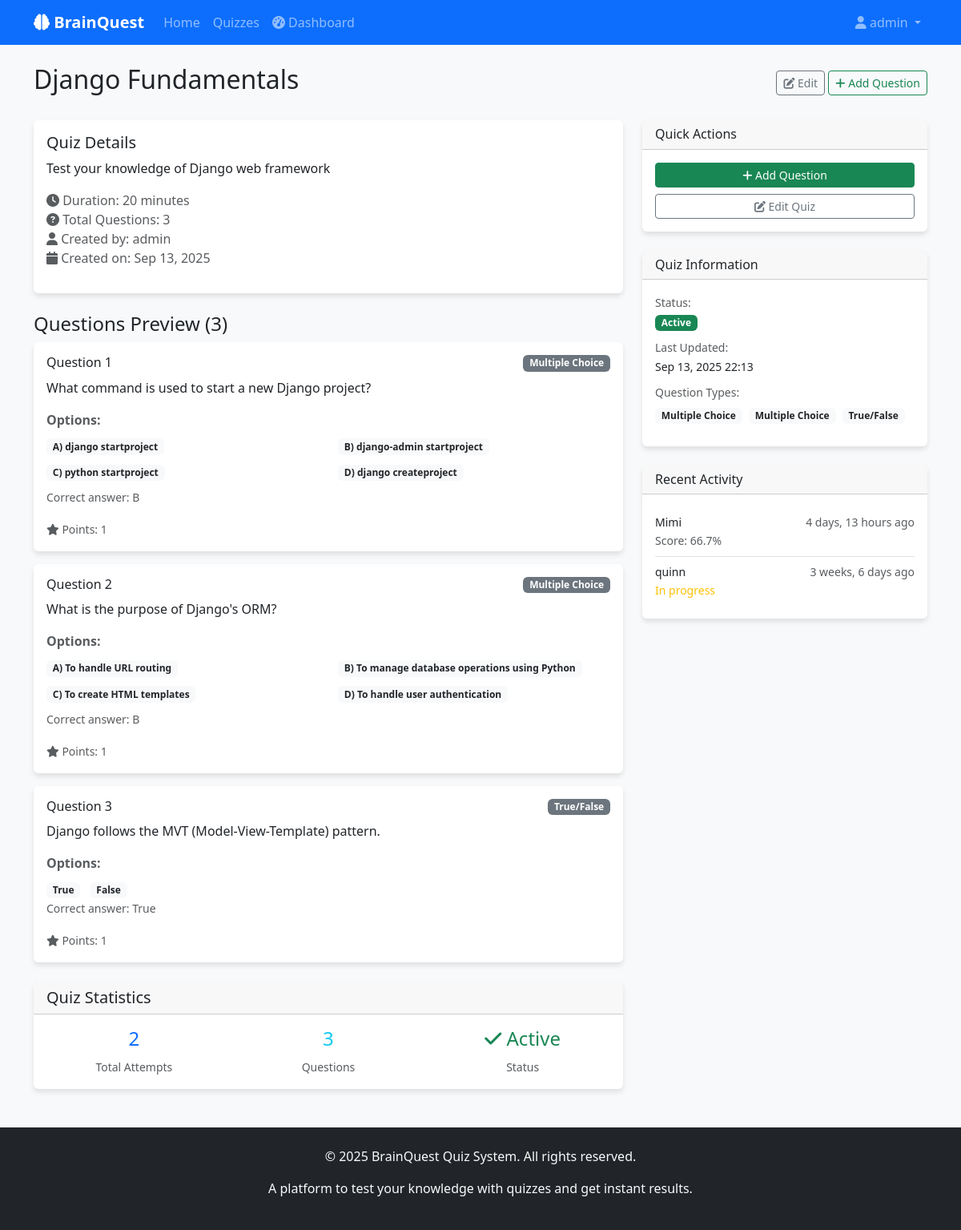
The page /quizzes/2/ (signed in) on the database its author committed.
### users/models.py (models this page shows, shortened)
class CustomUser(AbstractUser):
    ROLE_CHOICES = (
        ('admin', 'Admin'),
        ('user', 'User'),
    )
    role = models.CharField(max_length=10, choices=ROLE_CHOICES, default='user')
    created_at = models.DateTimeField(auto_now_add=True)
    updated_at = models.DateTimeField(auto_now=True)

### quizzes/models.py (models this page shows, shortened)
class Quiz(models.Model):
    title = models.CharField(max_length=200)
    description = models.TextField(blank=True)
    duration = models.PositiveIntegerField(help_text="Duration in minutes")
    created_by = models.ForeignKey(User, on_delete=models.CASCADE, related_name='quizzes_created')
    created_at = models.DateTimeField(auto_now_add=True)
    updated_at = models.DateTimeField(auto_now=True)
    is_active = models.BooleanField(default=True)
    class Meta:
        verbose_name_plural = "Quizzes"
        ordering = ['-created_at']

class Question(models.Model):
    QUESTION_TYPES = (
        ('mcq', 'Multiple Choice'),
        ('true_false', 'True/False'),
        ('short_answer', 'Short Answer'),
    )
    quiz = models.ForeignKey(Quiz, on_delete=models.CASCADE, related_name='questions')
    question_text = models.TextField()
    question_type = models.CharField(max_length=20, choices=QUESTION_TYPES, default='mcq')
    option_a = models.CharField(max_length=200, blank=True)
    option_b = models.CharField(max_length=200, blank=True)
    option_c = models.CharField(max_length=200, blank=True)
    option_d = models.CharField(max_length=200, blank=True)
    correct_option = models.CharField(max_length=1, choices=(
        ('a', 'A'),
        ('b', 'B'),
        ('c', 'C'),
        ('d', 'D'),
    ), blank=True)
    correct_answer = models.TextField(blank=True, help_text="For short answer questions")
    points = models.PositiveIntegerField(default=1)
    created_at = models.DateTimeField(auto_now_add=True)
    class Meta:
        ordering = ['created_at']

### results/models.py (models this page shows, shortened)
class QuizSubmission(models.Model):
    user = models.ForeignKey(User, on_delete=models.CASCADE, related_name='quiz_submissions')
    quiz = models.ForeignKey(Quiz, on_delete=models.CASCADE, related_name='submissions')
    score = models.FloatField(default=0)
    total_questions = models.PositiveIntegerField(default=0)
    correct_answers = models.PositiveIntegerField(default=0)
    started_at = models.DateTimeField(auto_now_add=True)
    completed_at = models.DateTimeField(null=True, blank=True)
    is_completed = models.BooleanField(default=False)
    class Meta:
        ordering = ['-started_at']

### quizzes/views.py (the view)
# urls.py: path('<int:quiz_id>/', views.quiz_detail, name='quiz_detail'),
@login_required
def quiz_detail(request, quiz_id):
    quiz = get_object_or_404(Quiz, id=quiz_id, is_active=True)
    questions = quiz.questions.all()
    return render(request, 'quizzes/quiz_detail.html', {'quiz': quiz, 'questions': questions})

### templates/quizzes/quiz_detail.html (shortened to what this page needs)
{% extends 'base.html' %}
{% block content %}
<div class="d-flex justify-content-between align-items-center mb-4">
    <h2>{{ quiz.title }}</h2>
    {% if user.is_authenticated and user.is_staff or user.role == 'admin' %}
    <div>
        <a href="{% url 'quizzes:quiz_edit' quiz.id %}" class="btn btn-outline-secondary btn-sm">
            <i class="fas fa-edit"></i> Edit
        </a>
        <a href="{% url 'quizzes:question_create' quiz.id %}" class="btn btn-outline-success btn-sm">
            <i class="fas fa-plus"></i> Add Question
        </a>
    </div>
    {% endif %}
</div>
<div class="row">
    <div class="col-md-8">
        <div class="card mb-4">
            <div class="card-body">
                <h5 class="card-title">Quiz Details</h5>
                {% if quiz.description %}
                <p class="card-text">{{ quiz.description }}</p>
                {% endif %}
                <p class="text-muted">
                    <i class="fas fa-clock"></i> Duration: {{ quiz.duration }} minutes
                    <br>
                    <i class="fas fa-question-circle"></i> Total Questions: {{ questions.count }}
                    <br>
                    <i class="fas fa-user"></i> Created by: {{ quiz.created_by.username }}
                    <br>
                    <i class="fas fa-calendar"></i> Created on: {{ quiz.created_at|date:"M d, Y" }}
                </p>
            </div>
        </div>
        <h4>Questions Preview ({{ questions.count }})</h4>
        {% if user.is_authenticated and user.is_staff or user.role == 'admin' %}
            {% for question in questions %}
            <div class="card mb-3">
                <div class="card-body">
                    <div class="d-flex justify-content-between align-items-start mb-2">
                        <h6 class="card-title mb-0">Question {{ forloop.counter }}</h6>
                        <span class="badge bg-secondary">{{ question.get_question_type_display }}</span>
                    </div>
                    <p class="card-text">{{ question.question_text }}</p>
                    {% if question.question_type == 'mcq' %}
                    <div class="options-container mt-3">
                        <p class="text-muted mb-2"><strong>Options:</strong></p>
                        <div class="row">
                            {% if question.option_a %}
                            <div class="col-md-6 mb-2">
                                <span class="badge bg-light text-dark">A) {{ question.option_a }}</span>
                            </div>
                            {% endif %}
                            {% if question.option_b %}
                            <div class="col-md-6 mb-2">
                                <span class="badge bg-light text-dark">B) {{ question.option_b }}</span>
                            </div>
                            {% endif %}
                            {% if question.option_c %}
                            <div class="col-md-6 mb-2">
                                <span class="badge bg-light text-dark">C) {{ question.option_c }}</span>
                            </div>
                            {% endif %}
                            {% if question.option_d %}
                            <div class="col-md-6 mb-2">
                                <span class="badge bg-light text-dark">D) {{ question.option_d }}</span>
                            </div>
                            {% endif %}
                        </div>
                        <small class="text-muted">Correct answer: {{ question.correct_option|upper }}</small>
                    </div>
                    {% elif question.question_type == 'true_false' %}
                    <div class="options-container mt-3">
                        <p class="text-muted mb-2"><strong>Options:</strong></p>
                        <div>
                            <span class="badge bg-light text-dark me-2">True</span>
                            <span class="badge bg-light text-dark">False</span>
                        </div>
                        <small class="text-muted">Correct answer: {% if question.correct_option == 'a' %}True{% else %}False{% endif %}</small>
                    </div>
                    {% elif question.question_type == 'short_answer' %}
                    <div class="short-answer-container mt-3">
                        <p class="text-muted"><strong>Type:</strong> Short Answer</p>
                        <small class="text-muted">Expected answer: {{ question.correct_answer }}</small>
                    </div>
                    {% endif %}
                    <div class="mt-3">
                        <small class="text-muted">
                            <i class="fas fa-star"></i> Points: {{ question.points }}
                        </small>
                    </div>
                </div>
            </div>
            {% empty %}
            <div class="alert alert-info">
                <i class="fas fa-info-circle"></i> No questions added yet.
                <a href="{% url 'quizzes:question_create' quiz.id %}" class="alert-link">Add the first question!</a>
            </div>
            {% endfor %}
        {% endif %}
        {% if user.is_authenticated and user.is_staff or user.role == 'admin' %}
        <div class="card mt-4">
            <div class="card-header">
                <h5 class="mb-0">Quiz Statistics</h5>
            </div>
            <div class="card-body">
                <div class="row text-center">
                    <div class="col-md-4">
                        <div class="h4 text-primary">{{ quiz.submissions.count }}</div>
                        <small class="text-muted">Total Attempts</small>
                    </div>
                    <div class="col-md-4">
                        <div class="h4 text-info">{{ questions.count }}</div>
                        <small class="text-muted">Questions</small>
                    </div>
                    <div class="col-md-4">
                        <div class="h4 text-success">
                            {% if quiz.is_active %}
                            <i class="fas fa-check text-success"></i> Active
                            {% else %}
                            <i class="fas fa-times text-secondary"></i> Inactive
                            {% endif %}
                        </div>
                        <small class="text-muted">Status</small>
                    </div>
                </div>
            </div>
        </div>
        {% endif %}
    </div>
    <div class="col-md-4">
        {% if user.is_authenticated and user.is_staff or user.role == 'admin' %}
        <div class="card mb-4">
            <div class="card-header">
                <h6 class="mb-0">Quick Actions</h6>
            </div>
            <div class="card-body">
                <div class="d-grid gap-2">
                    <a href="{% url 'quizzes:question_create' quiz.id %}" class="btn btn-success btn-sm">
                        <i class="fas fa-plus"></i> Add Question
                    </a>
                    <a href="{% url 'quizzes:quiz_edit' quiz.id %}" class="btn btn-outline-secondary btn-sm">
                        <i class="fas fa-edit"></i> Edit Quiz
                    </a>
                </div>
            </div>
        </div>
        {% endif %}
        <div class="card mb-4">
            <div class="card-header">
                <h6 class="mb-0">Quiz Information</h6>
            </div>
            <div class="card-body">
                <div class="mb-2">
                    <small class="text-muted">Status:</small>
                    <br>
                    <span class="badge {% if quiz.is_active %}bg-success{% else %}bg-secondary{% endif %}">
                        {% if quiz.is_active %}Active{% else %}Inactive{% endif %}
                    </span>
                </div>
                <div class="mb-2">
                    <small class="text-muted">Last Updated:</small>
                    <br>
                    <small>{{ quiz.updated_at|date:"M d, Y H:i" }}</small>
                </div>
                <div class="mb-2">
                    <small class="text-muted">Question Types:</small>
                    <br>
                    <div class="mt-1">
                        {% for question in questions %}
                            <span class="badge bg-light text-dark me-1 mb-1">{{ question.get_question_type_display }}</span>
                        {% empty %}
                            <small class="text-muted">No questions yet</small>
                        {% endfor %}
                    </div>
                </div>
            </div>
        </div>
        {% if user.is_authenticated and user.is_staff or user.role == 'admin' %}
        <div class="card">
            <div class="card-header">
                <h6 class="mb-0">Recent Activity</h6>
            </div>
            <div class="card-body">
                {% if quiz.submissions.all %}
                    <div class="list-group list-group-flush">
                        {% for submission in quiz.submissions.all|slice:":3" %}
                        <div class="list-group-item px-0 py-2">
                            <div class="d-flex justify-content-between">
                                <small class="text-truncate">{{ submission.user.username }}</small>
                                <small class="text-muted">{{ submission.started_at|timesince }} ago</small>
                            </div>
                            <small class="text-muted">
                                {% if submission.is_completed %}
                                    Score: {{ submission.score|floatformat:1 }}%
                                {% else %}
                                    <span class="text-warning">In progress</span>
                                {% endif %}
                            </small>
                        </div>
                        {% endfor %}
                    </div>
                {% else %}
                    <p class="text-muted text-center mb-0">No recent activity</p>
                {% endif %}
            </div>
        </div>
        {% endif %}
    </div>
</div>
{% endblock %}

### templates/partials/_navbar.html (shortened to what this page needs)
{% load user_tags %}
<nav class="navbar navbar-expand-lg navbar-dark bg-primary">
    <div class="container">
        <a class="navbar-brand" href="{% url 'home' %}">
            <i class="fas fa-brain"></i> BrainQuest
        </a>
        <div class="collapse navbar-collapse" id="navbarNav">
            <ul class="navbar-nav me-auto">
                <li class="nav-item">
                    <a class="nav-link" href="{% url 'home' %}">Home</a>
                </li>
                {% if user.is_authenticated %}
                <li class="nav-item">
                    <a class="nav-link" href="{% url 'quizzes:quiz_list' %}">Quizzes</a>
                </li>
                <li class="nav-item">
                    <a class="nav-link" href="{% url 'results:dashboard' %}">
                        <i class="fas fa-tachometer-alt"></i> Dashboard
                    </a>
                </li>
                {% endif %}
            </ul>
            <ul class="navbar-nav">
                {% if user.is_authenticated %}
                    <li class="nav-item dropdown">
                        <a class="nav-link dropdown-toggle" href="#" role="button" data-bs-toggle="dropdown">
                            <i class="fas fa-user"></i> {{ user.username }}
                        </a>
                    </li>
                {% endif %}
            </ul>
        </div>
    </div>
</nav>

### static/css/styles.css (style rules this page uses)
body { font-family: 'Segoe UI', Tahoma, Geneva, Verdana, sans-serif; background-color: #f8f9fa; }
.card { transition: transform 0.2s; border: none; box-shadow: 0 4px 6px rgba(0, 0, 0, 0.1); }
.navbar-brand { font-weight: bold; }
.btn { border-radius: 0.25rem; }

### rows shown on the page
CustomUser: username "admin"
Quiz: title "Django Fundamentals", description "Test your knowledge of Django web framework", duration "20", count "3", created_by.username "admin", created_at "Sep 13, 2025", submissions.count "2", updated_at "Sep 13, 2025 22:13"
Question: question_type "Multiple Choice", question_text "What command is used to start a new Django project?", option_a "django startproject", option_b "django-admin startproject", option_c "python startproject", option_d "django createproject", correct_option "B", points "1"
Question: question_type "Multiple Choice", question_text "What is the purpose of Django's ORM?", option_a "To handle URL routing", option_b "To manage database operations using Python", option_c "To create HTML templates", option_d "To handle user authentication", correct_option "B", points "1"
Question: question_type "True/False", question_text "Django follows the MVT (Model-View-Template) pattern.", shows "Options:", correct_option "True", points "1"
QuizSubmission: user.username "Mimi", started_at "4 days, 13 hours", score "66.7"
QuizSubmission: user.username "quinn", started_at "3 weeks, 6 days", is_completed "In progress"

### other values the page prints
{{ questions.count }} "3"
